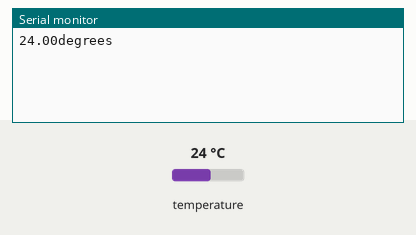
This sketch was run on a simulated Arduino Uno, built with avr-gcc and run on an emulated ATmega328P. On the bench: the last lines printed to the serial monitor. The test bench sets the inputs (shaded band); at power-on: temperature 24 °C.

Above: at 2.2 s.
2.3 s: temperature set to 12 °C
At 4.5 s:
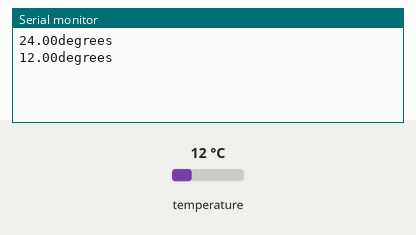
4.8 s: temperature set to 19 °C
At 6.1 s:
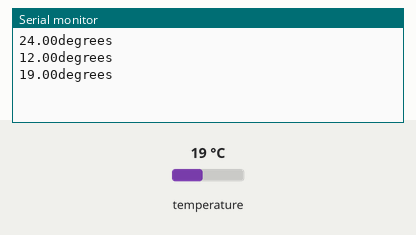
Timing chart, 0 to 7.8 s (numbered marks = the images above; inputs shaded):
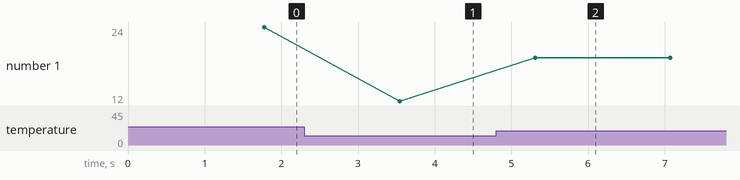

The sketch:

Temperature.ino
```cpp
#include <OneWire.h>  // Load Libraries
#include <DallasTemperature.h>
#define Pin 2  // Pin where we connect the sensor

OneWire ourWire(Pin);
DallasTemperature sensors(&ourWire);

void setup() {
//Start Serial
delay(1000);
Serial.begin(9600);
sensors.begin();
}

void loop() {
// Request temperature from sensor
sensors.requestTemperatures();
// Print Temperature
Serial.print(sensors.getTempCByIndex(0));
Serial.println("degrees");
delay(1000); // Repeat every second
}
```

Measured:
- after the input at 2.3 s, the serial monitor: prints a new line after 1.2 s (image 1)
- after the input at 4.8 s, the serial monitor: prints a new line after 0.51 s (image 2)
- plotted number 1: 24 → 12 after the input at 2.3 s, 12 → 19 after the input at 4.8 s
